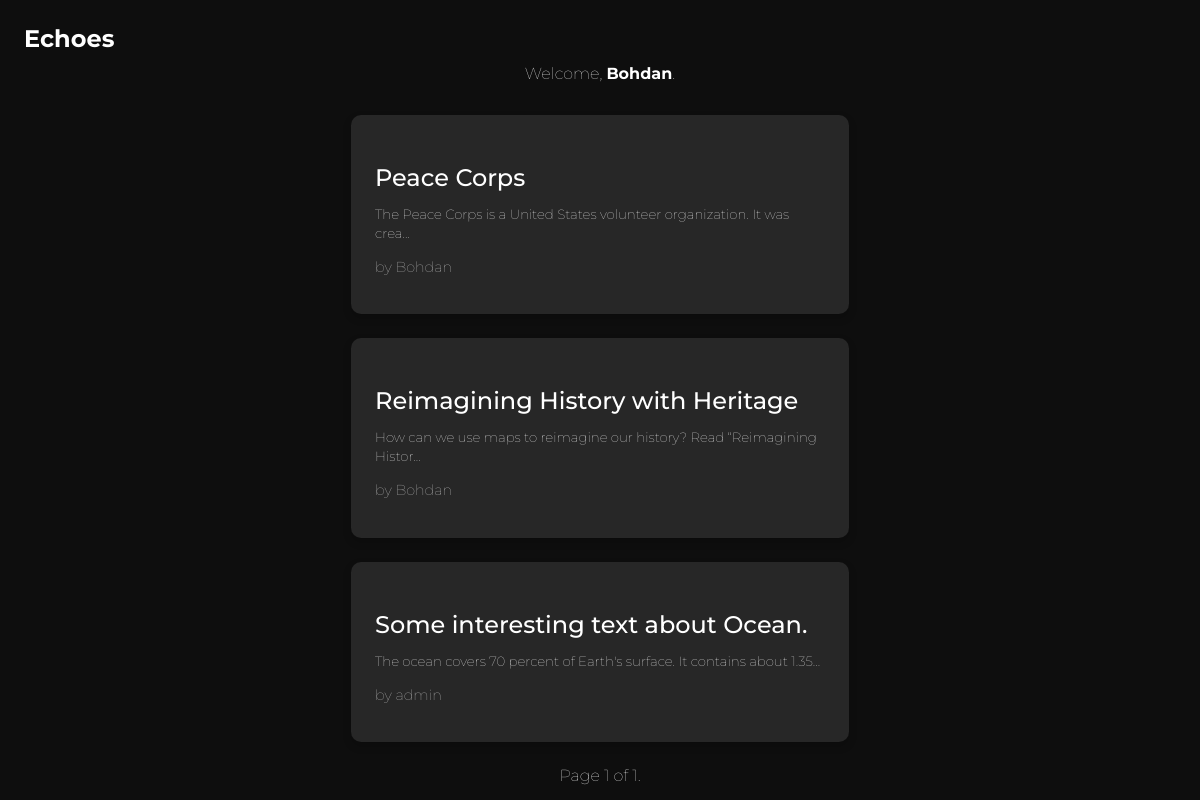
/blog/feed/ (signed in), run on the app's committed database.
### blog/models.py (models this page shows, shortened)
class Post(models.Model):
    id = models.UUIDField(primary_key=True, default=uuid.uuid4, editable=False, unique=True)
    title = models.CharField(max_length=200)
    content = models.TextField()
    date_posted = models.DateTimeField(auto_now_add=True)
    author = models.ForeignKey(User, on_delete=models.CASCADE)
    likes = models.IntegerField(default=0, editable=False)

### blog/views.py (the view)
# urls.py: path("feed/", feed, name="feed"),
@login_required(login_url='login')
def feed(request):
    posts = Post.objects.all().order_by('-date_posted')
    paginator = Paginator(posts, 5)
    page_number = request.GET.get('page')
    page_obj = paginator.get_page(page_number)
    return render(request, "feed.html", {"posts": page_obj, "user": request.user})

### templates/feed.html (shortened to what this page needs)
<!DOCTYPE html>
<html lang="en">
<head>
</head>
<body>
    <div class="logo">Echoes</div>
    <div class="container">
        <p class="welcome">Welcome, <strong>{{ user.username }}</strong>.</p>
        <div class="posts-list">
            {% if posts %}
                {% for post in posts %}
                    <div class="post-card">
                        <p class="post-title">
                            <a href="{% url 'post_detail' post.id %}">{{ post.title|slice:35 }}</a>
                        </p>
                        <p class="post-content"><small>{{ post.content|slice:70 }}...</small></p>
                        <p class="post-author">by {{ post.author }}</p>
                    </div>
                {% endfor %}
            {% else %}
                <p>No posts available!</p>
            {% endif %}
        </div>
        <div class="pagination">
            <span class="step-links">
                <span class="current">
                    Page {{ posts.number }} of {{ posts.paginator.num_pages }}.
                </span>
            </span>
        </div>
    </div>
</body>
</html>

### templates/feed.html (style rules this page uses)
html { font-family: "Montserrat", sans-serif; font-weight: 300; }
body { font-family: "Montserrat", sans-serif; font-weight: 100; margin: 0; padding: 0; background: #0e0e0e; color: white; display: flex; justify-content: center; align-items: center; flex-direction: column; position: relative; }
.logo { position: absolute; top: 1em; left: 1em; font-size: 1.5em; font-weight: bold; color: white; }
.welcome { margin-top: 4em; margin-bottom: 2em; text-align: center; }
.container { max-width: 80%; }
.post-card { width: 450px; background: rgba(255, 255, 255, 0.1); border-radius: 10px; padding: 1.5em; margin-bottom: 1.5em; box-shadow: 0 4px 8px rgba(0, 0, 0, 0.2); transition: transform 0.2s; }
.post-title { font-weight: 500; font-size: 1.5em; margin-bottom: 0.5em; }
.post-author { font-size: 0.9em; color: #ccc; }
.post-content { margin-top: 0.5em; font-size: 1em; }
.post-title a { text-decoration: none; color: white; }
.pagination { text-align: center; margin-top: 20px; }

### data on the page
Post: title "Peace Corps", content "The Peace Corps is a United States volunteer organization. It was crea", author "Bohdan"
Post: title "Reimagining History with Heritage", content "How can we use maps to reimagine our history? Read “Reimagining Histor", author "Bohdan"
Post: title "Some interesting text about Ocean.", content "The ocean covers 70 percent of Earth's surface. It contains about 1.35", author "admin"

### other printed values
{{ user.username }} "Bohdan"
{{ posts.number }} "1"
{{ posts.paginator.num_pages }} "1"
